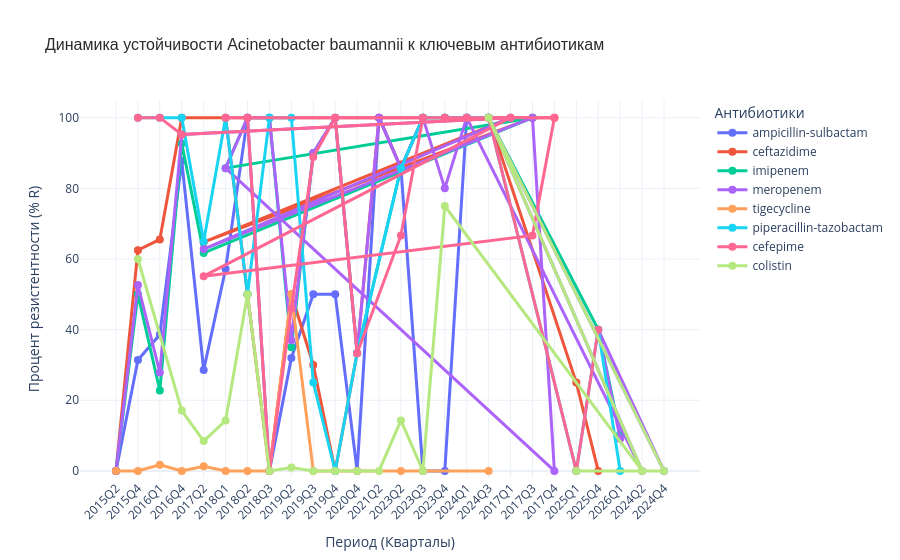

The notebook cell this image was saved under:
### Code cell
import plotly.express as px

# --- 2. ФИЛЬТРАЦИЯ ПО КОНКРЕТНОЙ БАКТЕРИИ ---
# Фильтруем датафрейм только по Acinetobacter baumannii
ab_df = df[df['Scientific name'] == 'Acinetobacter baumannii'].copy()

# Создаем временной интервал (группировка по кварталам 'Q')
ab_df['Period'] = ab_df['Create date'].dt.to_period('Q')

# --- 3. ВЫБОР ВАШЕГО СПИСКА АНТИБИОТИКОВ ---
my_antibiotics = [
    'meropenem', 'imipenem', 'colistin', 'piperacillin-tazobactam', 
    'cefepime', 'ceftazidime', 'tigecycline', 'ampicillin-sulbactam'
]

# Фильтруем данные строго по вашему списку
ab_filtered = ab_df[ab_df['Antibiotic'].isin(my_antibiotics)]

# --- 4. РАСЧЕТ ПРОЦЕНТА РЕЗИСТЕНТНОСТИ (% R) ---
trend_data = ab_filtered.groupby(['Period', 'Antibiotic'])['Resistance phenotype'].apply(
    lambda x: (x == 'RESISTANT').sum() / x.count() * 100
).reset_index(name='Resistance_Rate')

# Переводим периоды в строковый формат для корректного отображения в Plotly
trend_data['Period'] = trend_data['Period'].astype(str)

# Сортируем данные по периодам, чтобы линии на графике шли последовательно
trend_data = trend_data.sort_values('Period')


# --- 5. ПОСТРОЕНИЕ ИНТЕРАКТИВНОГО ГРАФИКА (PLOTLY) ---
fig = px.line(
    trend_data, 
    x='Period', 
    y='Resistance_Rate', 
    color='Antibiotic',       # Разделение линий по вашим антибиотикам
    title='Динамика устойчивости Acinetobacter baumannii к ключевым антибиотикам',
    markers=True,             # Включаем точки (маркеры) на изгибах линий
    labels={                  # Красивые названия осей во всплывающих подсказках
        'Period': 'Период (Кварталы)',
        'Resistance_Rate': 'Процент резистентности (% R)',
        'Antibiotic': 'Антибиотик'
    }
)

# Настройка стиля и удобства отображения
fig.update_layout(
    title_font_size=16,
    title_font_family="Arial",
    title_font_color="#2b2b2b",
    xaxis_tickangle=-45,       # Поворачиваем даты, чтобы не перекрывали друг друга
    yaxis_range=[-2, 105],     # Ограничиваем ось Y от 0 до 100 (с небольшим запасом для красоты)
    template='plotly_white',   # Чистый белый фон с аккуратной сеткой
    hovermode='x unified',     # При наведении показывает данные всех 8 антибиотиков сразу
    legend=dict(
        title_text='Антибиотики',
        yanchor="top",
        y=1,
        xanchor="left",
        x=1.02                 # Убираем легенду вправо, чтобы она не мешала графику
    )
)

# Настройка самих линий (толщина и размер точек)
fig.update_traces(
    line_width=3, 
    marker_size=8,
    hovertemplate="%{y:.1f}%"   # Округляем процент в подсказке до 1 знака после запятой
)

# Показ графика (откроется прямо в Jupyter Notebook, Colab или браузере)
fig.show()

# Сохранение в интерактивный HTML файл
fig.write_html('acinetobacter_resistance_plotly.html')
print("[Успешно] Интерактивный график сохранен как 'acinetobacter_resistance_plotly.html'")

### Figure 1 — Plotly figure (JSON) as saved in the notebook; plotly's stock layout.template omitted (floating-point values rounded to 4 significant figures)
{"data": [{"hovertemplate": "%{y:.1f}%", "legendgroup": "ampicillin-sulbactam", "line": {"color": "#636efa", "dash": "solid", "width": 3}, "marker": {"size": 8, "symbol": "circle"}, "mode": "lines+markers", "name": "ampicillin-sulbactam", "orientation": "v", "showlegend": true, "type": "scatter", "x": ["2015Q2", "2015Q4", "2016Q1", "2016Q4", "2017Q2", "2018Q1", "2018Q2", "2018Q3", "2019Q2", "2019Q3", "2019Q4", "2020Q4", "2021Q2", "2023Q2", "2023Q3", "2023Q4", "2024Q1", "2024Q3"], "xaxis": "x", "y": [0.0, 31.43, 38.6, 87.8, 28.57, 57.14, 100.0, 0.0, 32.0, 50.0, 50.0, 0.0, 100.0, 85.71, 0.0, 0.0, 100.0, 100.0], "yaxis": "y"}, {"hovertemplate": "%{y:.1f}%", "legendgroup": "ceftazidime", "line": {"color": "#EF553B", "dash": "solid", "width": 3}, "marker": {"size": 8, "symbol": "circle"}, "mode": "lines+markers", "name": "ceftazidime", "orientation": "v", "showlegend": true, "type": "scatter", "x": ["2015Q2", "2015Q4", "2016Q1", "2016Q4", "2017Q1", "2017Q2", "2017Q3", "2017Q4", "2018Q1", "2018Q2", "2018Q3", "2019Q2", "2019Q3", "2019Q4", "2020Q4", "2021Q2", "2023Q2", "2023Q3", "2023Q4", "2024Q1", "2024Q3", "2025Q1", "2025Q4"], "xaxis": "x", "y": [0.0, 62.5, 65.52, 100.0, 100.0, 64.74, 100.0, 100.0, 100.0, 50.0, 0.0, 50.0, 30.0, 0.0, 33.33, 100.0, 85.71, 100.0, 100.0, 100.0, 100.0, 25.0, 0.0], "yaxis": "y"}, {"hovertemplate": "%{y:.1f}%", "legendgroup": "imipenem", "line": {"color": "#00cc96", "dash": "solid", "width": 3}, "marker": {"size": 8, "symbol": "circle"}, "mode": "lines+markers", "name": "imipenem", "orientation": "v", "showlegend": true, "type": "scatter", "x": ["2015Q2", "2015Q4", "2016Q1", "2016Q4", "2017Q2", "2017Q3", "2018Q1", "2018Q2", "2018Q3", "2019Q2", "2019Q3", "2019Q4", "2020Q4", "2023Q2", "2023Q3", "2023Q4", "2024Q1", "2024Q3", "2025Q4", "2026Q1"], "xaxis": "x", "y": [0.0, 50.0, 22.77, 92.68, 61.69, 100.0, 85.71, 100.0, 100.0, 35.0, 90.0, 100.0, 33.33, 85.71, 100.0, 100.0, 100.0, 100.0, 40.0, 10.39], "yaxis": "y"}, {"hovertemplate": "%{y:.1f}%", "legendgroup": "meropenem", "line": {"color": "#ab63fa", "dash": "solid", "width": 3}, "marker": {"size": 8, "symbol": "circle"}, "mode": "lines+markers", "name": "meropenem", "orientation": "v", "showlegend": true, "type": "scatter", "x": ["2015Q2", "2015Q4", "2016Q1", "2016Q4", "2017Q1", "2017Q2", "2017Q3", "2017Q4", "2018Q1", "2018Q2", "2018Q3", "2019Q2", "2019Q3", "2019Q4", "2020Q4", "2021Q2", "2023Q2", "2023Q3", "2023Q4", "2024Q1", "2024Q2", "2024Q3", "2024Q4", "2025Q4", "2026Q1"], "xaxis": "x", "y": [0.0, 52.63, 27.86, 95.24, 100.0, 62.82, 100.0, 0.0, 85.71, 100.0, 100.0, 37.0, 90.0, 100.0, 33.33, 100.0, 85.71, 100.0, 80.0, 100.0, 0.0, 100.0, 0.0, 40.0, 9.091], "yaxis": "y"}, {"hovertemplate": "%{y:.1f}%", "legendgroup": "tigecycline", "line": {"color": "#FFA15A", "dash": "solid", "width": 3}, "marker": {"size": 8, "symbol": "circle"}, "mode": "lines+markers", "name": "tigecycline", "orientation": "v", "showlegend": true, "type": "scatter", "x": ["2015Q2", "2015Q4", "2016Q1", "2016Q4", "2017Q2", "2018Q1", "2018Q2", "2018Q3", "2019Q2", "2019Q3", "2019Q4", "2020Q4", "2023Q2", "2023Q3", "2024Q3"], "xaxis": "x", "y": [0.0, 0.0, 1.744, 0.0, 1.299, 0.0, 0.0, 0.0, 50.0, 0.0, 0.0, 0.0, 0.0, 0.0, 0.0], "yaxis": "y"}, {"hovertemplate": "%{y:.1f}%", "legendgroup": "piperacillin-tazobactam", "line": {"color": "#19d3f3", "dash": "solid", "width": 3}, "marker": {"size": 8, "symbol": "circle"}, "mode": "lines+markers", "name": "piperacillin-tazobactam", "orientation": "v", "showlegend": true, "type": "scatter", "x": ["2015Q4", "2016Q1", "2016Q4", "2017Q2", "2018Q1", "2018Q2", "2018Q3", "2019Q2", "2019Q3", "2019Q4", "2020Q4", "2023Q2", "2023Q3", "2023Q4", "2024Q1", "2024Q3", "2025Q1", "2025Q4", "2026Q1"], "xaxis": "x", "y": [100.0, 100.0, 100.0, 64.94, 100.0, 50.0, 100.0, 100.0, 25.0, 0.0, 33.33, 85.71, 100.0, 100.0, 100.0, 100.0, 0.0, 40.0, 0.0], "yaxis": "y"}, {"hovertemplate": "%{y:.1f}%", "legendgroup": "cefepime", "line": {"color": "#FF6692", "dash": "solid", "width": 3}, "marker": {"size": 8, "symbol": "circle"}, "mode": "lines+markers", "name": "cefepime", "orientation": "v", "showlegend": true, "type": "scatter", "x": ["2015Q4", "2016Q1", "2016Q4", "2017Q1", "2017Q2", "2017Q3", "2017Q4", "2018Q1", "2018Q2", "2018Q3", "2019Q2", "2019Q3", "2019Q4", "2020Q4", "2023Q2", "2023Q3", "2023Q4", "2024Q1", "2024Q3", "2025Q1", "2025Q4"], "xaxis": "x", "y": [100.0, 100.0, 95.24, 100.0, 55.13, 66.67, 100.0, 100.0, 100.0, 0.0, 46.0, 88.89, 100.0, 33.33, 66.67, 100.0, 100.0, 100.0, 100.0, 0.0, 40.0], "yaxis": "y"}, {"hovertemplate": "%{y:.1f}%", "legendgroup": "colistin", "line": {"color": "#B6E880", "dash": "solid", "width": 3}, "marker": {"size": 8, "symbol": "circle"}, "mode": "lines+markers", "name": "colistin", "orientation": "v", "showlegend": true, "type": "scatter", "x": ["2015Q4", "2016Q4", "2017Q2", "2018Q1", "2018Q2", "2018Q3", "2019Q2", "2019Q3", "2019Q4", "2020Q4", "2021Q2", "2023Q2", "2023Q3", "2023Q4", "2024Q2", "2024Q3", "2024Q4", "2025Q1"], "xaxis": "x", "y": [60.0, 17.07, 8.442, 14.29, 50.0, 0.0, 1.0, 0.0, 0.0, 0.0, 0.0, 14.29, 0.0, 75.0, 0.0, 100.0, 0.0, 0.0], "yaxis": "y"}], "layout": {"hovermode": "x unified", "legend": {"title": {"text": "Антибиотики"}, "tracegroupgap": 0, "x": 1.02, "xanchor": "left", "y": 1, "yanchor": "top"}, "title": {"font": {"color": "#2b2b2b", "family": "Arial", "size": 16}, "text": "Динамика устойчивости Acinetobacter baumannii к ключевым антибиотикам"}, "xaxis": {"anchor": "y", "domain": [0, 1], "tickangle": -45, "title": {"text": "Период (Кварталы)"}}, "yaxis": {"anchor": "x", "domain": [0, 1], "range": [-2, 105], "title": {"text": "Процент резистентности (% R)"}}}}
